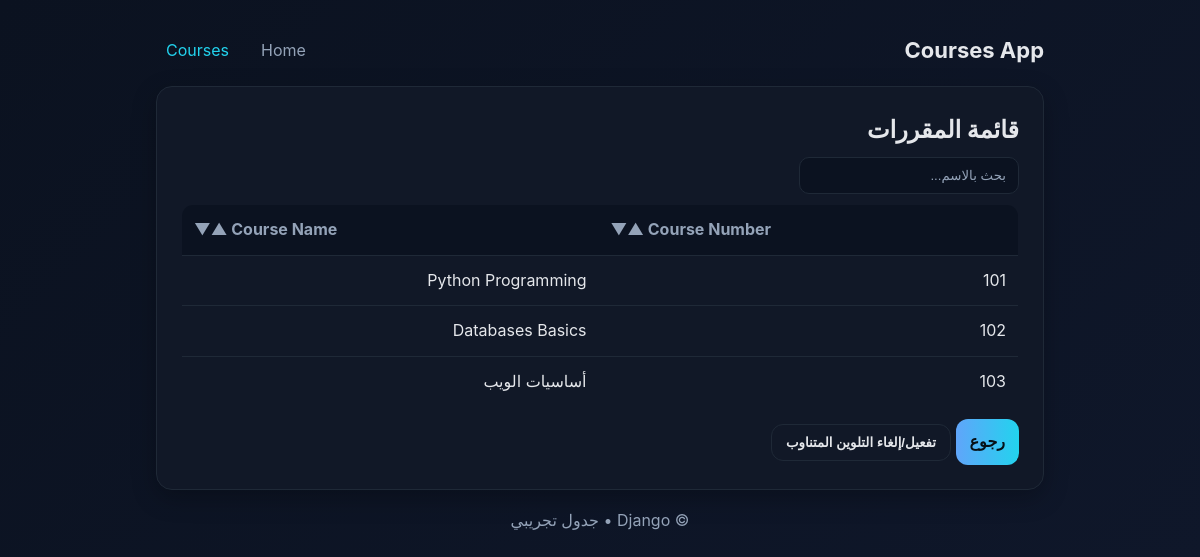
The app's page /courses/, older data.
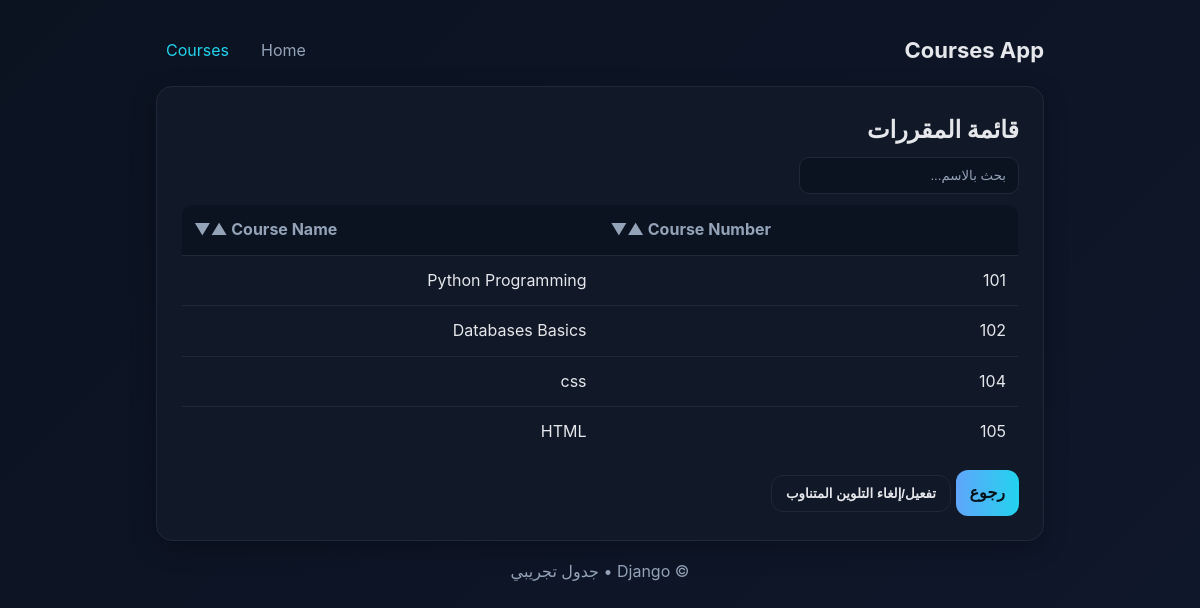
The same page, newer data.
### Courses/models.py (models this page shows, shortened)
class Course(models.Model):
    course_name = models.CharField("اسم المقرر", max_length=50)
    course_number = models.IntegerField("رمز المقرر",
        help_text="Course Number represents the Course ID.")

### Courses/views.py (the view)
# urls.py: path('courses/', Courses_Info, name='courses_info'),
def Courses_Info(request):
    courses = Course.objects.all().order_by('course_number')
    return render(request, 'Courses/courses_info.html', {'courses': courses})

### Courses/templates/Courses/courses_info.html (shortened to what this page needs)
{% load static %}
<!DOCTYPE html>
<html lang="ar" dir="rtl">
<head>
    <link rel="stylesheet" href="{% static 'Courses/styles.css' %}">
</head>
<body data-page="courses">
    <div class="container">
        <div class="topbar">
            <h1 class="brand">Courses App</h1>
            <nav class="nav">
                <a href="/" class="nav-link">Home</a>
                <a href="/courses" class="nav-link active">Courses</a>
            </nav>
        </div>
        <div class="card">
            <h2 class="title">قائمة المقررات</h2>
            <input id="searchBox" class="input" type="text" placeholder="بحث بالاسم...">
            <div class="table-wrap">
                <table class="table" id="coursesTable">
                    <thead>
                        <tr>
                            <th data-sort="number">Course Number ▲▼</th>
                            <th data-sort="name">Course Name ▲▼</th>
                        </tr>
                    </thead>
                    <tbody>
                        {% for course in courses %}
                        <tr>
                            <td class="num">{{ course.course_number }}</td>
                            <td class="name">{{ course.course_name }}</td>
                        </tr>
                        {% endfor %}
                    </tbody>
                </table>
            </div>
            <div class="gap space-between">
                <a href="/" class="btn link">رجوع</a>
                <button id="zebraBtn" class="btn outline" type="button">تفعيل/إلغاء التلوين المتناوب</button>
            </div>
        </div>
        <footer class="footer">© Django • جدول تجريبي</footer>
    </div>
</body>
</html>

### Courses/static/Courses/styles.css (style rules this page uses)
* { box-sizing: border-box; }
html, body { margin:0; padding:0; }
body { font-family: -apple-system, BlinkMacSystemFont, "Segoe UI", Roboto, Arial; line-height: 1.6; transition: background .25s ease, color .25s ease; }
:root { --bg: #0f172a; --card:#111827; --text:#e5e7eb; --muted:#94a3b8; --primary:#60a5fa; --accent:#22d3ee; --border:#1f2937; }
body { background: linear-gradient(135deg,#0b1220,var(--bg)); color:var(--text); }
.container { max-width:920px; margin:32px auto; padding:0 16px; }
.topbar { display:flex; justify-content:space-between; align-items:center; margin-bottom:16px; }
.brand { font-size:22px; margin:0; }
.nav { display:flex; gap:12px; }
.nav-link { color:var(--muted); text-decoration:none; padding:6px 10px; border-radius:8px; }
.nav-link.active { color:var(--accent); }
.card { background:var(--card); border:1px solid var(--border); border-radius:16px; padding:24px; box-shadow:0 8px 24px rgba(0,0,0,.25); }
.title { margin:0 0 8px; font-weight:700; }
.space-between { justify-content:space-between; }
.gap { gap:10px; margin-top:12px; }
.input { background:#0b1220; border:1px solid var(--border); color:var(--text); padding:10px 12px; border-radius:10px; outline:none; }
.input::placeholder { color:var(--muted); }
.btn { background:linear-gradient(90deg,var(--primary),var(--accent)); color:#061016; border:none; padding:10px 14px; border-radius:12px; cursor:pointer; font-weight:600; transition:transform .15s ease, filter .15s ease; }
.btn.outline { background:transparent; color:var(--text); border:1px solid var(--border); }
.btn.link { text-decoration:none; display:inline-block; }
.footer { color:var(--muted); margin-top:18px; text-align:center; }
.table-wrap { overflow-x:auto; margin-top:10px; }
.table { width:100%; border-collapse:collapse; border:1px solid var(--border); border-radius:12px; overflow:hidden; }
.table thead th { text-align:left; padding:12px; background:#0b1220; color:var(--muted); cursor:pointer; user-select:none; }
.table tbody td { padding:12px; border-top:1px solid var(--border); }
.input { width: 220px; padding: 10px 12px; border-radius: 10px; border: 1px solid var(--border); background: #0b1220; color: var(--text); outline: none; transition: all 0.25s ease; }
.input::placeholder { color: var(--muted); }
body { transition: background-color 0.4s ease, color 0.4s ease; }
button, .btn { transition: all 0.25s ease; }

Row changes from the older to the newer data that the page shows:
removed Course: course_number "103", course_name "أساسيات الويب"
added Course: course_number "104", course_name "css"
added Course: course_number "105", course_name "HTML"
